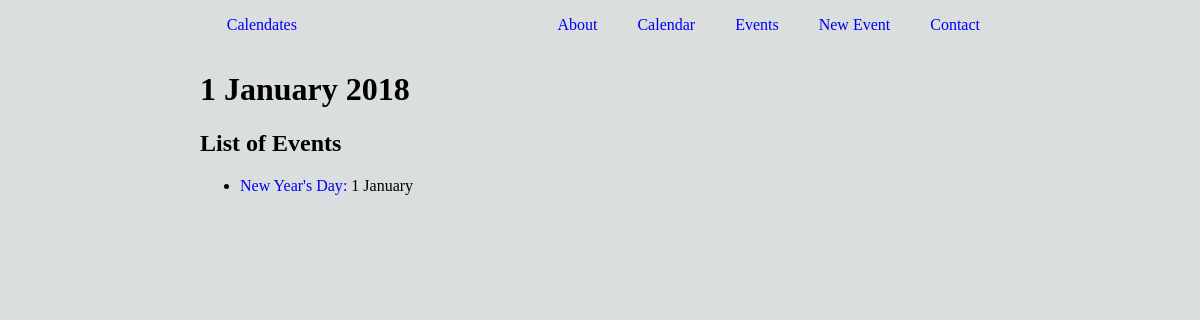
Page /calendates/2018/1/1/ on the earlier database version.
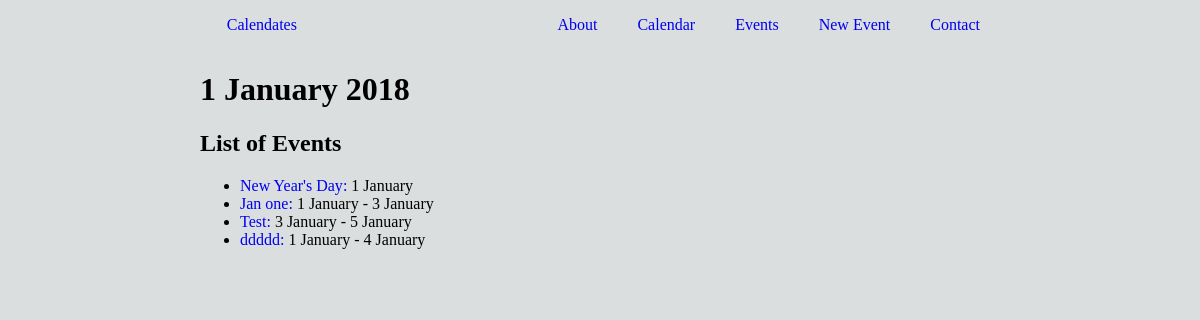
Same page on the later database version.
### database_setup.py (models this page shows, shortened)
class Event(db.Model):
	__tablename__ = 'event'
	id = db.Column(db.Integer, primary_key=True)
	name = db.Column(db.String(100), nullable=False)
	description = db.Column(db.String(1000))
	country = db.Column(db.String(50))
	city = db.Column(db.String(50))

class Date(db.Model):
	__tablename__ = 'date'
	id = db.Column(db.Integer, primary_key=True)
	year = db.Column(db.Integer) #?? nullable since some events may not know exact date yet
	month = db.Column(db.Integer)
	month_name = db.Column(db.String(9))
	date = db.Column(db.Integer)
	day = db.Column(db.String(8))
	events = db.relationship('Event', secondary=events_dates, lazy='subquery', backref=db.backref('dates'))

### project.py (the view)
@app.route('/calendates/<int:year>/<int:month>/<int:date>/', methods=['GET', 'POST'])
def date(year, month, date):
	date = Date.query.filter_by(year=year, month=month, date=date).one()
	events = Event.query.filter(Event.dates.contains(date)).all()
	return render_template('date.html', date=date, events=events)

### templates/date.html (shortened to what this page needs)
{% extends "layout.html" %}
{% block head %}
	{{ super() }}
{% endblock %}
{% block heading %}{{date.date}} {{date.month_name}} {{date.year}}{% endblock %}
{% block main %}
	<h2>List of Events</h2>
	<ul>
		{% for event in events %}
		<li><a href="{{url_for('eventInfo', event_id=event.id)}}">{{event.name}}:</a>
			{{event.dates[0].date}} {{event.dates[0].month_name}}
			{% if event.dates[1] %}
			 - {{event.dates[-1].date}} {{event.dates[-1].month_name}}
			{% endif %}
		</li>
		{% endfor %}
	</ul>
{% endblock %}

Differences in the rows shown:
added Event: name "Jan one", date "1", month_name "January", date "3"
added Event: name "Test", date "3", month_name "January", date "5"
added Event: name "ddddd", date "1", month_name "January", date "4"
